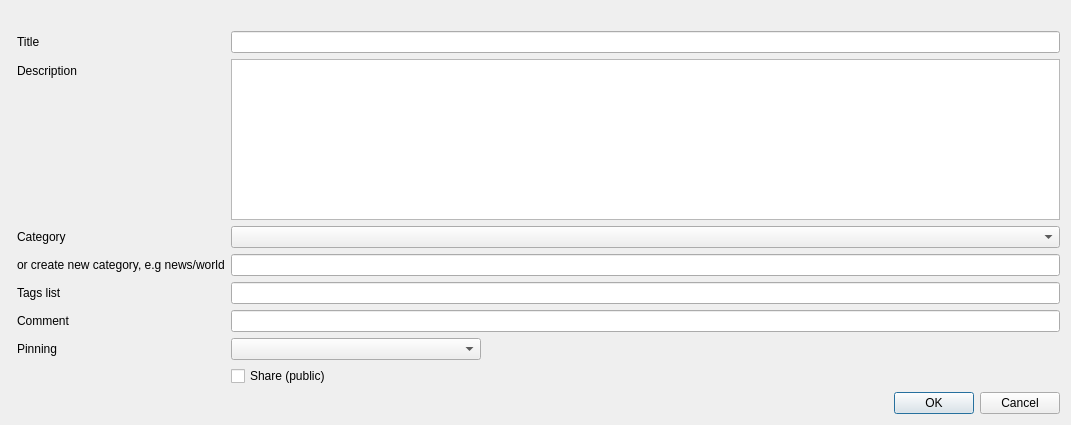
<?xml version="1.0" encoding="UTF-8"?>
<ui version="4.0">
 <class>AddHashmarkDialog</class>
 <widget class="QDialog" name="AddHashmarkDialog">
  <property name="geometry">
   <rect>
    <x>0</x>
    <y>0</y>
    <width>1071</width>
    <height>425</height>
   </rect>
  </property>
  <property name="sizePolicy">
   <sizepolicy hsizetype="Maximum" vsizetype="Preferred">
    <horstretch>0</horstretch>
    <verstretch>0</verstretch>
   </sizepolicy>
  </property>
  <property name="maximumSize">
   <size>
    <width>1071</width>
    <height>16777215</height>
   </size>
  </property>
  <property name="windowTitle">
   <string>Add hashmark dialog</string>
  </property>
  <layout class="QFormLayout" name="formLayout_2">
   <item row="2" column="1">
    <layout class="QFormLayout" name="formLayout">
     <item row="0" column="1">
      <widget class="QLabel" name="resourceLabel">
       <property name="minimumSize">
        <size>
         <width>800</width>
         <height>0</height>
        </size>
       </property>
       <property name="font">
        <font>
         <weight>75</weight>
         <bold>true</bold>
        </font>
       </property>
       <property name="text">
        <string/>
       </property>
      </widget>
     </item>
     <item row="1" column="0">
      <widget class="QLabel" name="label">
       <property name="text">
        <string>Title</string>
       </property>
      </widget>
     </item>
     <item row="1" column="1">
      <widget class="QLineEdit" name="title">
       <property name="maxLength">
        <number>128</number>
       </property>
      </widget>
     </item>
     <item row="2" column="0">
      <widget class="QLabel" name="label_7">
       <property name="text">
        <string>Description</string>
       </property>
      </widget>
     </item>
     <item row="2" column="1">
      <widget class="QTextEdit" name="description">
       <property name="acceptRichText">
        <bool>false</bool>
       </property>
      </widget>
     </item>
     <item row="3" column="0">
      <widget class="QLabel" name="label_2">
       <property name="text">
        <string>Category</string>
       </property>
      </widget>
     </item>
     <item row="3" column="1">
      <widget class="QComboBox" name="category"/>
     </item>
     <item row="4" column="0">
      <widget class="QLabel" name="label_4">
       <property name="text">
        <string>or create new category, e.g news/world</string>
       </property>
      </widget>
     </item>
     <item row="4" column="1">
      <widget class="QLineEdit" name="newCategory">
       <property name="maxLength">
        <number>128</number>
       </property>
      </widget>
     </item>
     <item row="5" column="0">
      <widget class="QLabel" name="label_5">
       <property name="text">
        <string>Tags list</string>
       </property>
      </widget>
     </item>
     <item row="5" column="1">
      <widget class="QLineEdit" name="tags">
       <property name="maxLength">
        <number>256</number>
       </property>
      </widget>
     </item>
     <item row="6" column="0">
      <widget class="QLabel" name="label_6">
       <property name="text">
        <string>Comment</string>
       </property>
      </widget>
     </item>
     <item row="6" column="1">
      <widget class="QLineEdit" name="comment">
       <property name="maxLength">
        <number>128</number>
       </property>
      </widget>
     </item>
     <item row="7" column="0">
      <widget class="QLabel" name="label_8">
       <property name="text">
        <string>Pinning</string>
       </property>
      </widget>
     </item>
     <item row="7" column="1">
      <widget class="QComboBox" name="pinCombo">
       <property name="maximumSize">
        <size>
         <width>250</width>
         <height>16777215</height>
        </size>
       </property>
      </widget>
     </item>
     <item row="8" column="0">
      <widget class="QLabel" name="label_3">
       <property name="text">
        <string/>
       </property>
      </widget>
     </item>
     <item row="8" column="1">
      <widget class="QCheckBox" name="share">
       <property name="text">
        <string>Share (public)</string>
       </property>
      </widget>
     </item>
    </layout>
   </item>
   <item row="14" column="0" colspan="2">
    <widget class="QDialogButtonBox" name="buttonBox">
     <property name="orientation">
      <enum>Qt::Horizontal</enum>
     </property>
     <property name="standardButtons">
      <set>QDialogButtonBox::Cancel|QDialogButtonBox::Ok</set>
     </property>
    </widget>
   </item>
  </layout>
 </widget>
 <resources/>
 <connections>
  <connection>
   <sender>buttonBox</sender>
   <signal>accepted()</signal>
   <receiver>AddHashmarkDialog</receiver>
   <slot>accept()</slot>
   <hints>
    <hint type="sourcelabel">
     <x>248</x>
     <y>254</y>
    </hint>
    <hint type="destinationlabel">
     <x>157</x>
     <y>274</y>
    </hint>
   </hints>
  </connection>
  <connection>
   <sender>buttonBox</sender>
   <signal>rejected()</signal>
   <receiver>AddHashmarkDialog</receiver>
   <slot>reject()</slot>
   <hints>
    <hint type="sourcelabel">
     <x>316</x>
     <y>260</y>
    </hint>
    <hint type="destinationlabel">
     <x>286</x>
     <y>274</y>
    </hint>
   </hints>
  </connection>
 </connections>
</ui>
